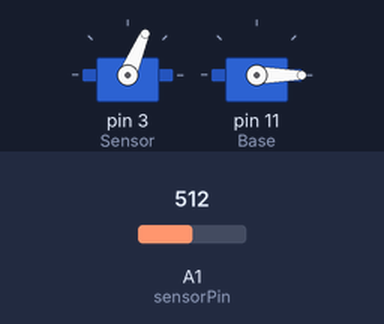
Recording of a sketch running on a simulated Arduino Uno, built with avr-gcc and run on an emulated ATmega328P. Parts: 2 × servo. The inputs (shaded band) are chosen by the test bench; at power-on: A1 (sensorPin) = 512. What the sketch prints to the serial monitor is not drawn.

Above: at 10.9 s.
11.0 s: A1 (sensorPin) set to 51
At 12.82 s:
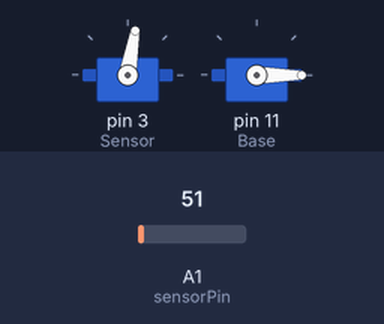
14.0 s: A1 (sensorPin) set to 43
At 15.82 s:
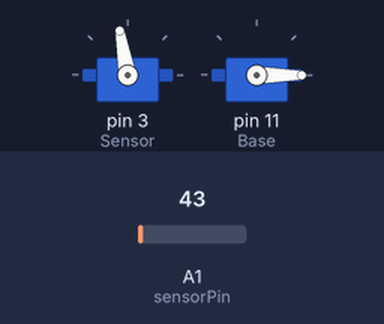
Timing chart, 0 to 23.0 s (numbered marks = the images above; inputs shaded):
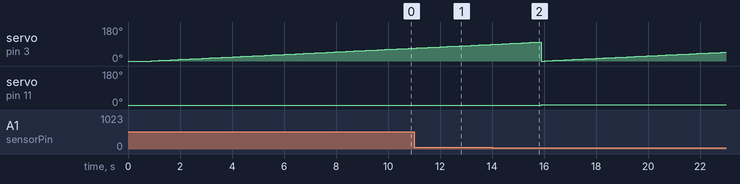

The sketch:

FullScan.ino
```cpp
#include <Servo.h>

Servo Base;     // Horizontal servo (X-axis)
Servo Sensor;   // Vertical servo (Y-axis)

const int sensorPin = A1;              // IR sensor analog input
const uint16_t Sensor_interval = 150;  // Time between movements (ms)

uint32_t move_time_sensor;

int angle_horizontal = 0;  // Left to right (Base)
int angle_vertical = 0;   // Up to down (Sensor)
bool first_reading = true; // Track first reading in a line

const int MAX_VERTICAL_ANGLE = 100;
const int MIN_VERTICAL_ANGLE = 0;
const int MAX_HORIZONTAL_ANGLE = 120;

void setup() {
  Serial.begin(115200);
  Sensor.attach(3);       // Vertical axis (up/down)
  Base.attach(11);        // Horizontal axis (left/right)

  // Initialize positions
  Base.write(angle_horizontal);
  Sensor.write(angle_vertical);
  delay(750); // Give servos time to reach top position

  move_time_sensor = millis();
  first_reading = true;
}

void loop() {
  if (millis() - move_time_sensor >= Sensor_interval) {
    move_time_sensor = millis();

    // Read IR sensor and calculate distance
    int raw = analogRead(sensorPin);
    float voltage = raw * (5.0 / 1023.0);

    float distance;
    if (voltage <= 0.2317) {
      distance = 120.0; // Out of range
    } else {
      distance = 49.3511 / (voltage - 0.2317); // Your calibration
    }
    if (distance > 30.0) {
      distance = 120.0; // Thresholded "no object"
    }

    // Output distance data in CSV format
    if (!first_reading) {
      Serial.print(",");
    }
    Serial.print(distance, 1); // 1 decimal place
    first_reading = false;

    // --- Vertical Scanning (Top to Bottom Only) ---
    angle_vertical++;

    if (angle_vertical > MAX_VERTICAL_ANGLE) {
      // End of vertical sweep - reset to top and move horizontal
      angle_vertical = MIN_VERTICAL_ANGLE;
      Serial.println(); // End of this column
      first_reading = true;

      // Move to next horizontal position
      angle_horizontal++;
      if (angle_horizontal > MAX_HORIZONTAL_ANGLE) {
        angle_horizontal = 0; // Reset horizontal position
      }
      Base.write(angle_horizontal);
    }

    // Update vertical servo position
    Sensor.write(angle_vertical);
  }
}
```

Measured:
- the behaviour switches between 48 and 47 on A1 (sensorPin) (found by bisection; images 1 and 2)
